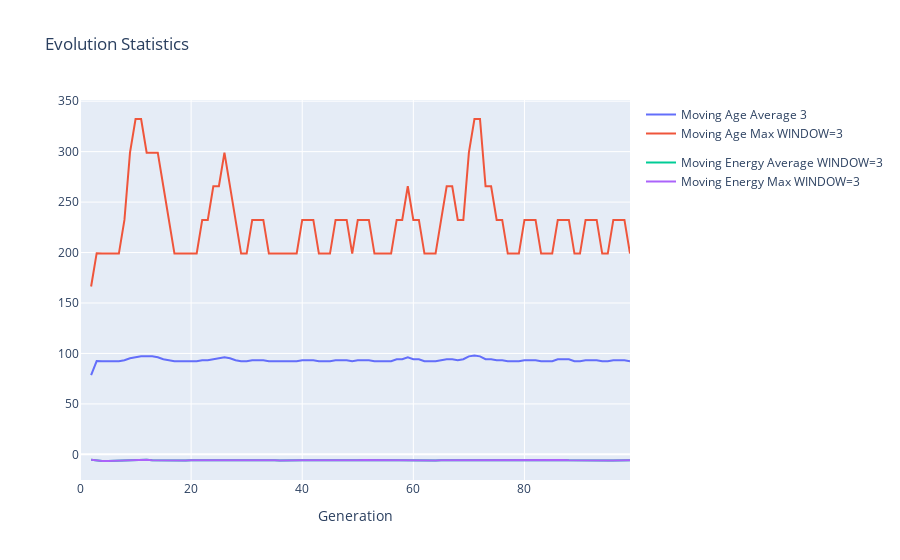

The notebook cell saved with this chart:
### Code cell
WINDOW = 3

moving_age_mean = org_loc[[
    'generation', 'age'
]].groupby('generation').mean().rolling(WINDOW).mean()

moving_age_max = org_loc[['generation', 'age'
                          ]].groupby('generation').max().rolling(WINDOW).mean()

moving_energy_mean = org_loc[['generation', 'energy']].groupby('generation').mean().rolling(WINDOW).mean()

moving_energy_max = org_loc[['generation', 'energy']].groupby('generation').max().rolling(WINDOW).mean()

x = np.arange(len(moving_age_max))

ma_age = go.Scatter(
    x=x,
    y=moving_age_mean['age'],
    name=f'Moving Age Average {WINDOW}',
    mode='lines',
    legendgroup='Age',
)

mm_age = go.Scatter(x=x,
                    y=moving_age_max['age'],
                    name=f'Moving Age Max {WINDOW=}',
                    mode='lines',
                    legendgroup='Age')

ma_energy = go.Scatter(x=x,
                    y=moving_energy_mean['energy'],
                    name=f'Moving Energy Max {WINDOW=}',
                    mode='lines',
                    legendgroup='Energy')

mm_energy = go.Scatter(x=x,
                    y=moving_energy_mean['energy'],
                    name=f'Moving Energy Average {WINDOW=}',
                    mode='lines',
                    legendgroup='Energy')

layout = go.Layout(title='Evolution Statistics',
                   xaxis=dict(title='Generation'))

fig = go.Figure(data=[ma_age, mm_age, mm_energy, ma_energy], layout=layout)
fig.show()

### Figure 1 — Plotly figure (JSON) as saved in the notebook; plotly's stock layout.template omitted (floating-point values rounded to 4 significant figures)
{"data": [{"legendgroup": "Age", "mode": "lines", "name": "Moving Age Average 3", "type": "scatter", "x": [0, 1, 2, 3, 4, 5, 6, 7, 8, 9, 10, 11, 12, 13, 14, 15, 16, 17, 18, 19, 20, 21, 22, 23, 24, 25, 26, 27, 28, 29, 30, 31, 32, 33, 34, 35, 36, 37, 38, 39, 40, 41, 42, 43, 44, 45, 46, 47, 48, 49, 50, 51, 52, 53, 54, 55, 56, 57, 58, 59, 60, 61, 62, 63, 64, 65, 66, 67, 68, 69, 70, 71, 72, 73, 74, 75, 76, 77, 78, 79, 80, 81, 82, 83, 84, 85, 86, 87, 88, 89, 90, 91, 92, 93, 94, 95, 96, 97, 98, 99], "y": [null, null, 78.55, 92.5, 92.36, 92.36, 92.36, 92.36, 93.31, 95.21, 96.17, 97.12, 97.12, 97.12, 96.17, 94.26, 93.31, 92.36, 92.36, 92.36, 92.36, 92.36, 93.31, 93.31, 94.26, 95.21, 96.17, 95.21, 93.31, 92.36, 92.36, 93.31, 93.31, 93.31, 92.36, 92.36, 92.36, 92.36, 92.36, 92.36, 93.31, 93.31, 93.31, 92.36, 92.36, 92.36, 93.31, 93.31, 93.31, 92.36, 93.31, 93.31, 93.31, 92.36, 92.36, 92.36, 92.36, 94.26, 94.26, 96.17, 94.26, 94.26, 92.36, 92.36, 92.36, 93.31, 94.26, 94.26, 93.31, 94.26, 97.12, 98.07, 97.12, 94.26, 94.26, 93.31, 93.31, 92.36, 92.36, 92.36, 93.31, 93.31, 93.31, 92.36, 92.36, 92.36, 94.26, 94.26, 94.26, 92.36, 92.36, 93.31, 93.31, 93.31, 92.36, 92.36, 93.31, 93.31, 93.31, 92.36]}, {"legendgroup": "Age", "mode": "lines", "name": "Moving Age Max WINDOW=3", "type": "scatter", "x": [0, 1, 2, 3, 4, 5, 6, 7, 8, 9, 10, 11, 12, 13, 14, 15, 16, 17, 18, 19, 20, 21, 22, 23, 24, 25, 26, 27, 28, 29, 30, 31, 32, 33, 34, 35, 36, 37, 38, 39, 40, 41, 42, 43, 44, 45, 46, 47, 48, 49, 50, 51, 52, 53, 54, 55, 56, 57, 58, 59, 60, 61, 62, 63, 64, 65, 66, 67, 68, 69, 70, 71, 72, 73, 74, 75, 76, 77, 78, 79, 80, 81, 82, 83, 84, 85, 86, 87, 88, 89, 90, 91, 92, 93, 94, 95, 96, 97, 98, 99], "y": [null, null, 166.3, 199.3, 199, 199, 199, 199, 232.3, 299, 332.3, 332.3, 299, 299, 299, 265.7, 232.3, 199, 199, 199, 199, 199, 232.3, 232.3, 265.7, 265.7, 299, 265.7, 232.3, 199, 199, 232.3, 232.3, 232.3, 199, 199, 199, 199, 199, 199, 232.3, 232.3, 232.3, 199, 199, 199, 232.3, 232.3, 232.3, 199, 232.3, 232.3, 232.3, 199, 199, 199, 199, 232.3, 232.3, 265.7, 232.3, 232.3, 199, 199, 199, 232.3, 265.7, 265.7, 232.3, 232.3, 299, 332.3, 332.3, 265.7, 265.7, 232.3, 232.3, 199, 199, 199, 232.3, 232.3, 232.3, 199, 199, 199, 232.3, 232.3, 232.3, 199, 199, 232.3, 232.3, 232.3, 199, 199, 232.3, 232.3, 232.3, 199]}, {"legendgroup": "Energy", "mode": "lines", "name": "Moving Energy Average WINDOW=3", "type": "scatter", "x": [0, 1, 2, 3, 4, 5, 6, 7, 8, 9, 10, 11, 12, 13, 14, 15, 16, 17, 18, 19, 20, 21, 22, 23, 24, 25, 26, 27, 28, 29, 30, 31, 32, 33, 34, 35, 36, 37, 38, 39, 40, 41, 42, 43, 44, 45, 46, 47, 48, 49, 50, 51, 52, 53, 54, 55, 56, 57, 58, 59, 60, 61, 62, 63, 64, 65, 66, 67, 68, 69, 70, 71, 72, 73, 74, 75, 76, 77, 78, 79, 80, 81, 82, 83, 84, 85, 86, 87, 88, 89, 90, 91, 92, 93, 94, 95, 96, 97, 98, 99], "y": [null, null, -5.288, -6.305, -6.579, -6.571, -6.344, -6.036, -5.768, -5.629, -5.331, -5.203, -5.334, -5.714, -5.9, -5.867, -5.912, -6.169, -6.271, -6.111, -5.792, -5.746, -5.662, -5.548, -5.413, -5.372, -5.445, -5.531, -5.59, -5.741, -5.808, -5.893, -5.744, -5.616, -5.628, -5.834, -5.975, -6.103, -6.012, -5.967, -5.792, -5.791, -5.851, -5.999, -6.17, -6.203, -5.884, -5.844, -5.954, -6.023, -5.878, -5.599, -5.668, -5.731, -5.78, -5.929, -5.865, -6.014, -5.935, -6.047, -6.045, -5.974, -6.017, -5.957, -5.98, -5.801, -5.774, -5.791, -5.819, -5.62, -5.607, -5.845, -6.054, -5.936, -5.858, -5.933, -6.02, -5.828, -5.864, -5.932, -6.035, -6.007, -5.972, -5.83, -5.609, -5.469, -5.578, -5.578, -5.808, -5.9, -6.191, -6.222, -6.179, -6.14, -6.201, -6.178, -6.016, -6.011, -5.924, -5.895]}, {"legendgroup": "Energy", "mode": "lines", "name": "Moving Energy Max WINDOW=3", "type": "scatter", "x": [0, 1, 2, 3, 4, 5, 6, 7, 8, 9, 10, 11, 12, 13, 14, 15, 16, 17, 18, 19, 20, 21, 22, 23, 24, 25, 26, 27, 28, 29, 30, 31, 32, 33, 34, 35, 36, 37, 38, 39, 40, 41, 42, 43, 44, 45, 46, 47, 48, 49, 50, 51, 52, 53, 54, 55, 56, 57, 58, 59, 60, 61, 62, 63, 64, 65, 66, 67, 68, 69, 70, 71, 72, 73, 74, 75, 76, 77, 78, 79, 80, 81, 82, 83, 84, 85, 86, 87, 88, 89, 90, 91, 92, 93, 94, 95, 96, 97, 98, 99], "y": [null, null, -5.288, -6.305, -6.579, -6.571, -6.344, -6.036, -5.768, -5.629, -5.331, -5.203, -5.334, -5.714, -5.9, -5.867, -5.912, -6.169, -6.271, -6.111, -5.792, -5.746, -5.662, -5.548, -5.413, -5.372, -5.445, -5.531, -5.59, -5.741, -5.808, -5.893, -5.744, -5.616, -5.628, -5.834, -5.975, -6.103, -6.012, -5.967, -5.792, -5.791, -5.851, -5.999, -6.17, -6.203, -5.884, -5.844, -5.954, -6.023, -5.878, -5.599, -5.668, -5.731, -5.78, -5.929, -5.865, -6.014, -5.935, -6.047, -6.045, -5.974, -6.017, -5.957, -5.98, -5.801, -5.774, -5.791, -5.819, -5.62, -5.607, -5.845, -6.054, -5.936, -5.858, -5.933, -6.02, -5.828, -5.864, -5.932, -6.035, -6.007, -5.972, -5.83, -5.609, -5.469, -5.578, -5.578, -5.808, -5.9, -6.191, -6.222, -6.179, -6.14, -6.201, -6.178, -6.016, -6.011, -5.924, -5.895]}], "layout": {"title": {"text": "Evolution Statistics"}, "xaxis": {"title": {"text": "Generation"}}}}
